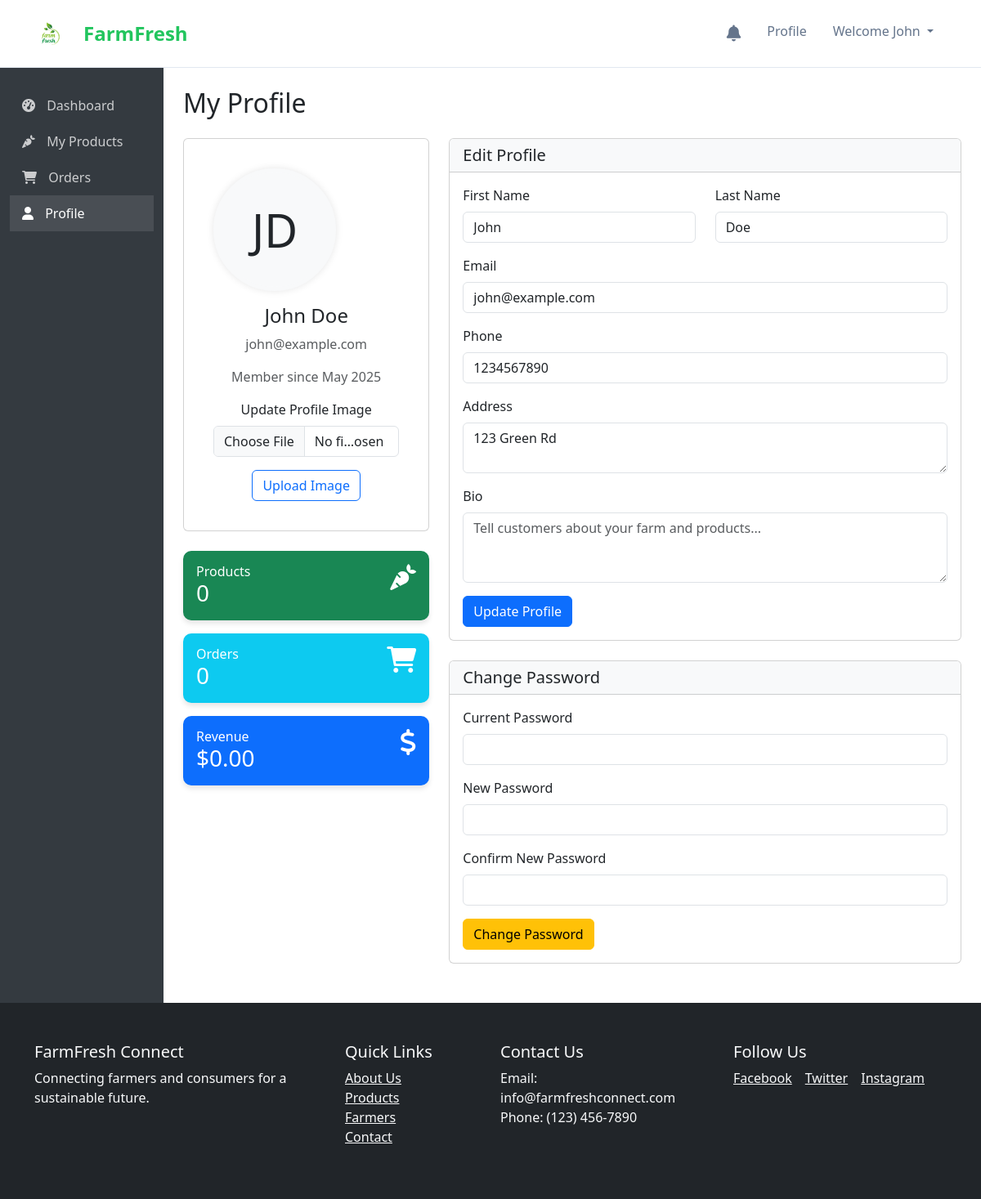
/farmer/profile.php (signed in), run on the app's committed database.
### tables this page shows
CREATE TABLE `users` (
  `user_id` int(11) NOT NULL,
  `username` varchar(100) DEFAULT NULL,
  `email` varchar(100) DEFAULT NULL,
  `password` varchar(100) DEFAULT NULL,
  `first_name` varchar(100) DEFAULT NULL,
  `last_name` varchar(100) DEFAULT NULL,
  `phone` varchar(20) DEFAULT NULL,
  `address` varchar(255) DEFAULT NULL,
  `city` varchar(100) DEFAULT NULL,
  `state` varchar(100) DEFAULT NULL,
  `zipcode` varchar(20) DEFAULT NULL,
  `role` enum('farmer','consumer','admin') NOT NULL,
  `created_at` datetime DEFAULT current_timestamp(),
  `updated_at` datetime DEFAULT current_timestamp() ON UPDATE current_timestamp(),
  `profile_image` varchar(255) DEFAULT NULL,
  `is_active` tinyint(1) DEFAULT 1,
  `bio` text DEFAULT NULL
);

### farmer/profile.php (the view, shortened to what this page needs)
<?php
include '../config/db.php';
$farmer_id = $_SESSION['user_id'];
$profile_query = "SELECT * FROM users WHERE user_id = $farmer_id";
$profile_result = mysqli_query($dbconn, $profile_query);
$profile = mysqli_fetch_assoc($profile_result);
$products_query = "SELECT COUNT(*) as total_products FROM products WHERE seller_id = $farmer_id";
$products_result = mysqli_query($dbconn, $products_query);
$products_data = mysqli_fetch_assoc($products_result);
$total_products = $products_data['total_products'] ?? 0;
$orders_query = "SELECT COUNT(*) as total_orders FROM order_items oi
                JOIN products p ON oi.product_id = p.product_id
                WHERE p.seller_id = $farmer_id";
$orders_result = mysqli_query($dbconn, $orders_query);
$orders_data = mysqli_fetch_assoc($orders_result);
$total_orders = $orders_data['total_orders'] ?? 0;
$revenue_query = "SELECT SUM(oi.quantity * oi.price_per_unit) as total_revenue
                FROM order_items oi
                JOIN products p ON oi.product_id = p.product_id
                JOIN orders o ON oi.order_id = o.order_id
                WHERE p.seller_id = $farmer_id AND o.status = 'delivered'";
$revenue_result = mysqli_query($dbconn, $revenue_query);
$revenue_data = mysqli_fetch_assoc($revenue_result);
$total_revenue = $revenue_data['total_revenue'] ?? 0;
?>
<!DOCTYPE html>
<html lang="en">
<head>
    <link href="https://cdn.jsdelivr.net/npm/bootstrap@5.3.3/dist/css/bootstrap.min.css" rel="stylesheet">
    <link rel="stylesheet" href="https://cdnjs.cloudflare.com/ajax/libs/font-awesome/6.0.0/css/all.min.css">
    <link rel="stylesheet" href="../assets/css/style.css">
</head>
<body>
    <?php include '../includes/navbar.php'; ?>
    <div class="container-fluid">
        <div class="row">
            <div class="col-md-2 d-none d-md-block sidebar py-4">
                <a href="dashboard.php"><i class="fas fa-tachometer-alt"></i> Dashboard</a>
                <a href="products.php"><i class="fas fa-carrot"></i> My Products</a>
                <a href="orders.php"><i class="fas fa-shopping-cart"></i> Orders</a>
                <a href="profile.php" class="active"><i class="fas fa-user"></i> Profile</a>
            </div>
            <div class="col-md-10 ms-auto content-wrapper p-4">
                <h2 class="mb-4">My Profile</h2>
                <div class="row">
                    <div class="col-md-4 mb-4">
                        <div class="card profile-header text-center mb-4">
                            <div class="card-body">
                                <div class="mb-3">
                                    <?php if(!empty($profile['profile_image'])): ?>
                                        <img src="../uploads/profiles/<?php echo $profile['profile_image']; ?>" alt="Profile Image" class="profile-image">
                                    <?php else: ?>
                                        <div class="profile-image d-flex align-items-center justify-content-center bg-light">
                                            <span class="display-4"><?php echo strtoupper(substr($profile['first_name'], 0, 1) . substr($profile['last_name'], 0, 1)); ?></span>
                                        </div>
                                    <?php endif; ?>
                                </div>
                                <h4><?php echo htmlspecialchars($profile['first_name'] . ' ' . $profile['last_name']); ?></h4>
                                <p class="text-muted"><?php echo htmlspecialchars($profile['email']); ?></p>
                                <p class="text-muted">Member since <?php echo date('F Y', strtotime($profile['created_at'])); ?></p>
                                <form action="" method="POST" enctype="multipart/form-data" class="mt-3">
                                    <div class="mb-3">
                                        <label for="profile_image" class="form-label">Update Profile Image</label>
                                        <input type="file" class="form-control" id="profile_image" name="profile_image" required>
                                    </div>
                                    <button type="submit" class="btn btn-outline-primary">Upload Image</button>
                                </form>
                            </div>
                        </div>
                        <div class="row">
                            <div class="col-md-12 mb-3">
                                <div class="stats-card bg-success text-white p-3">
                                    <div class="d-flex justify-content-between">
                                        <div>
                                            <h6 class="mb-0">Products</h6>
                                            <h3 class="mb-0"><?php echo $total_products; ?></h3>
                                        </div>
                                        <i class="fas fa-carrot fa-2x"></i>
                                    </div>
                                </div>
                            </div>
                            <div class="col-md-12 mb-3">
                                <div class="stats-card bg-info text-white p-3">
                                    <div class="d-flex justify-content-between">
                                        <div>
                                            <h6 class="mb-0">Orders</h6>
                                            <h3 class="mb-0"><?php echo $total_orders; ?></h3>
                                        </div>
                                        <i class="fas fa-shopping-cart fa-2x"></i>
                                    </div>
                                </div>
                            </div>
                            <div class="col-md-12 mb-3">
                                <div class="stats-card bg-primary text-white p-3">
                                    <div class="d-flex justify-content-between">
                                        <div>
                                            <h6 class="mb-0">Revenue</h6>
                                            <h3 class="mb-0">$<?php echo number_format($total_revenue, 2); ?></h3>
                                        </div>
                                        <i class="fas fa-dollar-sign fa-2x"></i>
                                    </div>
                                </div>
                            </div>
                        </div>
                    </div>
                    <div class="col-md-8 mb-4">
                        <div class="card mb-4">
                            <div class="card-header bg-light">
                                <h5 class="mb-0">Edit Profile</h5>
                            </div>
                            <div class="card-body">
                                <form action="" method="POST">
                                    <div class="row mb-3">
                                        <div class="col-md-6">
                                            <label for="first_name" class="form-label">First Name</label>
                                            <input type="text" class="form-control" id="first_name" name="first_name" value="<?php echo htmlspecialchars($profile['first_name']); ?>" required>
                                        </div>
                                        <div class="col-md-6">
                                            <label for="last_name" class="form-label">Last Name</label>
                                            <input type="text" class="form-control" id="last_name" name="last_name" value="<?php echo htmlspecialchars($profile['last_name']); ?>" required>
                                        </div>
                                    </div>
                                    <div class="mb-3">
                                        <label for="email" class="form-label">Email</label>
                                        <input type="email" class="form-control" id="email" name="email" value="<?php echo htmlspecialchars($profile['email']); ?>" required>
                                    </div>
                                    <div class="mb-3">
                                        <label for="phone" class="form-label">Phone</label>
                                        <input type="text" class="form-control" id="phone" name="phone" value="<?php echo htmlspecialchars($profile['phone']); ?>">
                                    </div>
                                    <div class="mb-3">
                                        <label for="address" class="form-label">Address</label>
                                        <textarea class="form-control" id="address" name="address" rows="2"><?php echo htmlspecialchars($profile['address']); ?></textarea>
                                    </div>
                                    <div class="mb-3">
                                        <label for="bio" class="form-label">Bio</label>
                                        <textarea class="form-control" id="bio" name="bio" rows="3" placeholder="Tell customers about your farm and products..."><?php echo htmlspecialchars($profile['bio']); ?></textarea>
                                    </div>
                                    <button type="submit" name="update_profile" class="btn btn-primary">Update Profile</button>
                                </form>
                            </div>
                        </div>
                        <div class="card">
                            <div class="card-header bg-light">
                                <h5 class="mb-0">Change Password</h5>
                            </div>
                            <div class="card-body">
                                <form action="" method="POST">
                                    <div class="mb-3">
                                        <label for="current_password" class="form-label">Current Password</label>
                                        <input type="password" class="form-control" id="current_password" name="current_password" required>
                                    </div>
                                    <div class="mb-3">
                                        <label for="new_password" class="form-label">New Password</label>
                                        <input type="password" class="form-control" id="new_password" name="new_password" required>
                                    </div>
                                    <div class="mb-3">
                                        <label for="confirm_password" class="form-label">Confirm New Password</label>
                                        <input type="password" class="form-control" id="confirm_password" name="confirm_password" required>
                                    </div>
                                    <button type="submit" name="change_password" class="btn btn-warning">Change Password</button>
                                </form>
                            </div>
                        </div>
                    </div>
                </div>
            </div>
        </div>
    </div>
    <?php include '../includes/footer.php'; ?>
</body>
</html>

### assets/css/style.css (style rules this page uses)
body { font-family: 'Open Sans', sans-serif; }
body { font-family: 'Segoe UI', Tahoma, Geneva, Verdana, sans-serif; padding-top: 70px; color: #333; }

### farmer/profile.php (style rules this page uses)
.sidebar { min-height: calc(100vh - 56px); background-color: #343a40; }
.sidebar a { color: rgba(255,255,255,.75); padding: 10px 15px; display: block; text-decoration: none; transition: all 0.3s; }
.sidebar a:hover, .sidebar a.active { color: #fff; background-color: rgba(255,255,255,.1); }
.sidebar a i { margin-right: 10px; }
.content-wrapper { min-height: calc(100vh - 56px); }
.profile-image { width: 150px; height: 150px; object-fit: cover; border-radius: 50%; border: 5px solid #f8f9fa; box-shadow: 0 0 10px rgba(0,0,0,0.1); }
.profile-header { background-color: #f8f9fa; border-radius: 10px; padding: 20px; margin-bottom: 20px; }
.stats-card { border-radius: 10px; box-shadow: 0 4px 6px rgba(0,0,0,0.1); transition: transform 0.3s; }

### includes/navbar.php (style rules this page uses)
body, html { margin: 0; padding: 0; overflow-x: hidden; }

### data on the page
users: first_name+last_name "JD", first_name+last_name "John Doe", email "john@example.com", created_at "May 2025", first_name "John", last_name "Doe", phone "1234567890", address "123 Green Rd"

### other printed values
$_SESSION['first_name'] "John"
$total_products "0"
$total_orders "0"
$total_revenue "0.00"
